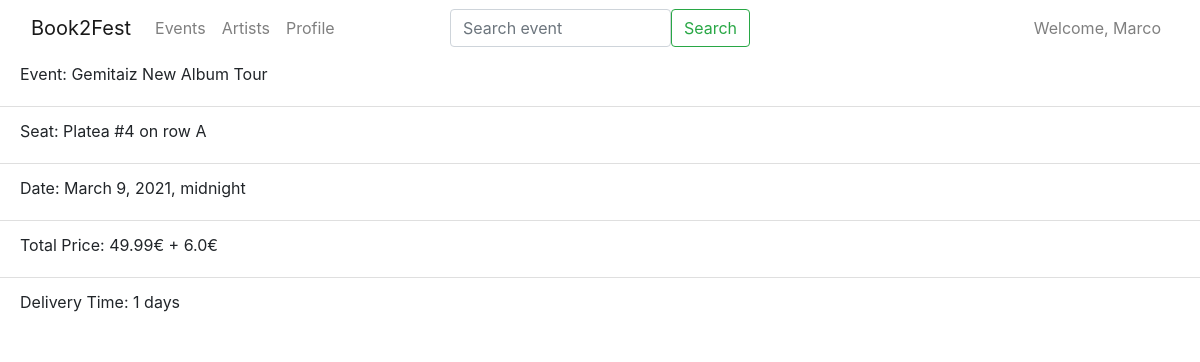
The page /book2fest/ticket/7/manage (signed in) on the database its author committed.
### book2fest/models.py (models this page shows, shortened)
class Ticket(models.Model):
    seat = models.OneToOneField(Seat, related_name='ticket_seat', on_delete=models.CASCADE)
    user = models.ForeignKey(UserProfile, related_name="ticket_user", on_delete=models.CASCADE)
    delivery = models.ForeignKey(Delivery, related_name='ticket_delivery', on_delete=models.CASCADE)

class Seat(models.Model):
    event = models.ForeignKey(EventProfile, related_name='seat_event', on_delete=models.CASCADE)
    name = models.CharField(max_length=32)
    row = models.CharField(max_length=1, blank=True)
    number = models.CharField(max_length=4, blank=True)
    price = models.FloatField()
    available = models.BooleanField(default=True)
    seat_type = models.ForeignKey(SeatType, related_name='seat_type', on_delete=models.CASCADE)
    def __str__(self):
        return f'{self.seat_type.name} #{self.number} on row {self.row}'

class EventProfile(models.Model):
    user = models.ForeignKey(OrganizerProfile, related_name='event_user', on_delete=models.CASCADE)
    event_name = models.CharField(max_length=60)
    brief_description = models.TextField()
    description = models.TextField()
    artist_list = models.ManyToManyField(Artist)
    city = models.CharField(max_length=32)
    country = models.CharField(max_length=32)
    address = models.CharField(max_length=32)
    max_capacity = models.IntegerField()
    event_start = models.DateTimeField()
    event_end = models.DateTimeField()
    services = models.ManyToManyField(Service)      # An event has many services, a service can be offered by many events (m to n)

class SeatType(models.Model):
    name = models.CharField(max_length=32)

class Delivery(models.Model):
    name = models.CharField(max_length=32)
    overprice = models.FloatField()
    delivery_time = models.DurationField()   #TODO forse meglio mettere un datetime field boh

### book2fest/views.py (the view)
# urls.py: path('ticket/<int:pk>/manage', ManageTicket.as_view(), name='ticket-manage')
class ManageTicket(LoginRequiredMixin, UserRequiredMixin, View):
    ticket = None
    form = None
    def dispatch(self, request, *args, **kwargs):
        ticket_pk = kwargs.get('pk')
        try:
            self.ticket = Ticket.objects.get(pk=ticket_pk)
        except ObjectDoesNotExist:
            return redirect('homepage') #TODO redirect to another page maybe
        return super(ManageTicket, self).dispatch(request, *args, **kwargs)
    def get(self, request, **kwargs):
        if self.ticket.user == self.profile:
            context = {'ticket': self.ticket}
            return render(request, "book2fest/ticket/manage.html", context)
        else:
            return redirect('homepage')  # TODO redirect to another page maybe

### book2fest/mixin.py (called while the page is built)
    def dispatch(self, request, *args, **kwargs):
        try:
            self.profile = UserProfile.objects.get(user=request.user)
            return super().dispatch(request, *args, **kwargs)
        except ObjectDoesNotExist:
            return redirect('book2fest:organizer-profile')

### book2fest/templates/book2fest/ticket/manage.html (shortened to what this page needs)
{% extends 'base.html' %}
{% load crispy_forms_tags %}
{% block content %}
    <ul class="list-group list-group-flush">
        <li class="list-group-item"><label>Event:</label> {{ticket.seat.event.event_name}}</li>
        <li class="list-group-item"><label>Seat:</label> {{ticket.seat}}</li>
        <li class="list-group-item"><label>Date:</label> {{ticket.seat.event.event_start}}</li>
        <li class="list-group-item"><label>Total Price:</label> {{ticket.seat.price}}&euro; + {{ticket.delivery.overprice}}&euro; </li>
        <li class="list-group-item"><label>Delivery Time:</label> {{ticket.delivery.delivery_time.days}} days</li>
    </ul>
{% endblock %}

### templates/navbar.html (shortened to what this page needs)
<!doctype html>
<header>
    <nav class="navbar navbar-expand-md navbar-light bg-white fixed-top">
        <div class="container-fluid">
            <a class="navbar-brand" href="{% url 'homepage' %}">Book2Fest</a>
            <div class="collapse navbar-collapse justify-content-between " id="navbarCollapse">
                <ul class="navbar-nav me-auto mb-2 mb-md-0 ">
                    <li class="nav-item">
                        <a class="nav-link" aria-current="page" href="{% url 'book2fest:event-list' %}">Events</a>
                    </li>
                    <li class="nav-item">
                        <a class="nav-link" href="">Artists</a>
                    </li>
                    <li class="nav-item">
                        <a class="nav-link" href="{% url 'book2fest:user-profile' %}">Profile</a>
                    </li>
                </ul>
                <form class="d-flex w-25" style="position:absolute; margin:auto; left:0; right:0;">
                    <input class="form-control me-2" type="search" placeholder="Search event" aria-label="Search">
                    <button class="btn btn-outline-success" type="submit">Search</button>
                </form>
                <ul class="navbar-nav">
                    <li class="nav-item">
                        {% if not user.is_authenticated %}
                            <a class="nav-link" href="{% url 'login' %}">Log in <i class="bi bi-person-circle"></i></a>
                        {% else %}
                            <a class="nav-link" href="{% url 'logout' %}">Welcome, {{ user.username }}</a>
                        {% endif %}
                    </li>
                </ul>
            </div>
        </div>
    </nav>
</header>

### static/css/main.css (style rules this page uses)
body { padding-top: 50px; }

### rows shown on the page
Ticket: seat.event.event_name "Gemitaiz New Album Tour", seat "Platea #4 on row A", seat.event.event_start "March 9, 2021, midnight", seat.price "49.99", delivery.overprice "6.0", delivery.delivery_time.days "1"

### other values the page prints
{{ user.username }} "Marco"
